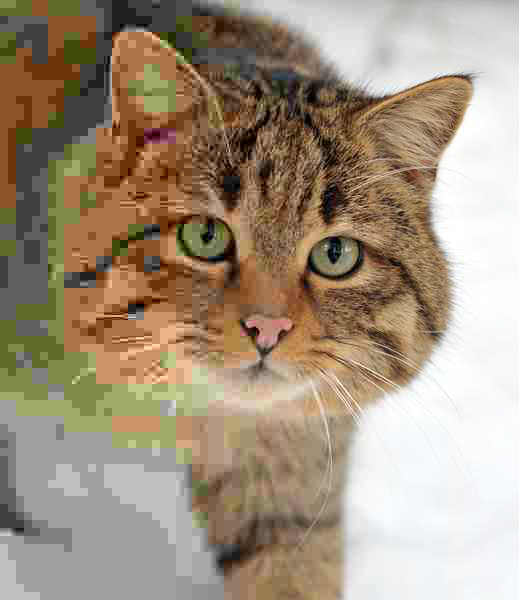
//> input picture Processamento de imagens/Imagens/catto.png, 519 x 600 px
$ ./270906   (built with g++ and OpenCV 4)
//> lines starting //> are read from the running program, lines starting //| are printed output that depends on the picture
#include <iostream>
#include <opencv2/opencv.hpp>

using namespace cv;

int main(int argc, char** argv)
{
    std::cout << "Hello, Nairon!" << std::endl;
    uchar pixel;
    int x;

    Mat imagem = imread("Imagens\\catto.png");
//> imagem is the input picture: 600 rows x 519 cols, CV_8UC3; mean B, G, R 126.4, 147.3, 163.4
    if (!imagem.data) {
        std::cout << "\aErro ao abrir a primeira imagem" << std::endl;
        return 1;
    }

    imshow("Imagem Original", imagem);

    Mat img_gray;
    img_gray = imread("Imagens\\catto.png", IMREAD_GRAYSCALE);
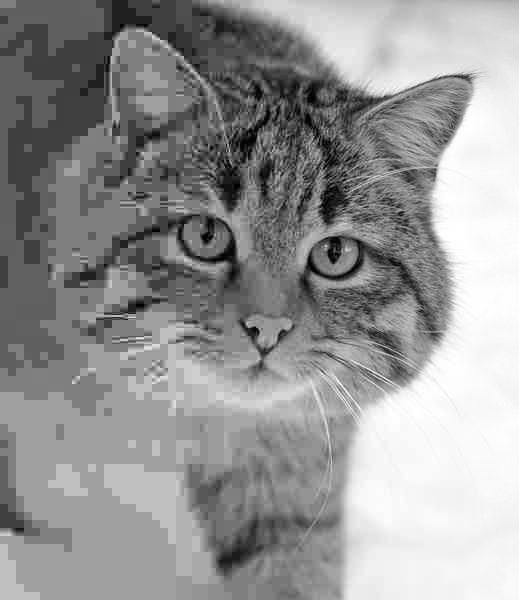
//> img_gray: 600 rows x 519 cols, CV_8UC1; min 0, max 255, mean 149.3
    imshow("Imagem em Cinza", img_gray);


    for (int i = 0; i < img_gray.rows; i++) {
        for (int j = 0; j < img_gray.cols/2; j++) {
            x = img_gray.at<uchar>(i, j);
            x = x - 255;
            if (x < 0) {
                x = x * -1;
            }
            img_gray.at<uchar>(i, j) = x;

            }
        }
//> this loop made 600 passes
//> x on passes 1 to 3: 52, 52, 52
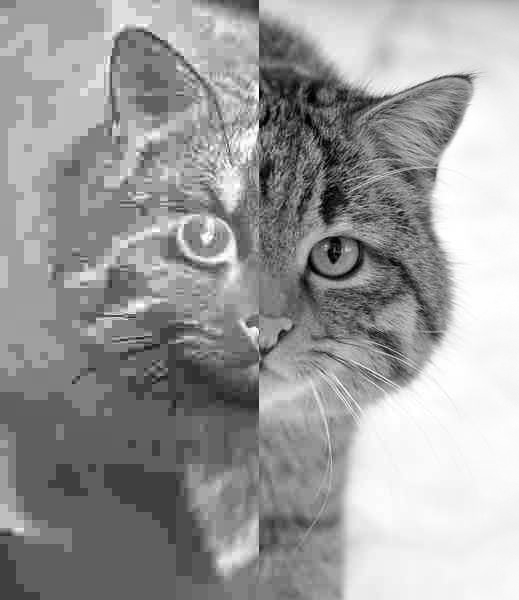
//> img_gray: 600 rows x 519 cols, CV_8UC1; min 0, max 255, mean 156.5
//> after the loop, x = 128

    imshow("Imagem Alterada", img_gray);

    waitKey(0);
    return 0;
}

$ run again, with Processamento de imagens/Imagens/shapes.png copied over Processamento de imagens/Imagens/catto.png
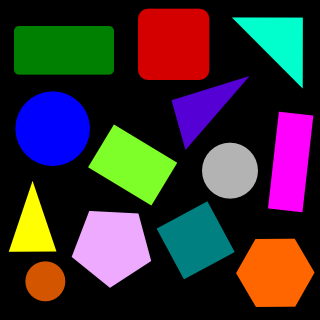
//> input picture Processamento de imagens/Imagens/shapes.png, 320 x 320 px
//> imagem is the input picture: 320 rows x 320 cols, CV_8UC3; mean B, G, R 49, 46.1, 55.8
//> `img_gray = imread("Imagens\\catto.png", IMREAD_GRAYSCALE);`:
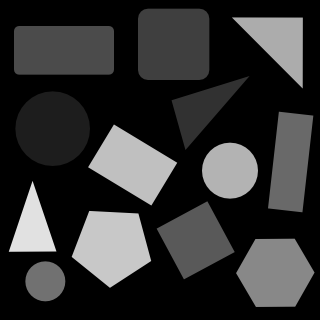
//> img_gray: 320 rows x 320 cols, CV_8UC1; min 0, max 225, mean 49.2
//> the loop `for (int i = 0; i < img_gray.rows; i++)` made 320 passes
//> x on passes 1 to 3: 255, 255, 255
//> after the loop `for (int i = 0; i < img_gray.rows; i++)`:
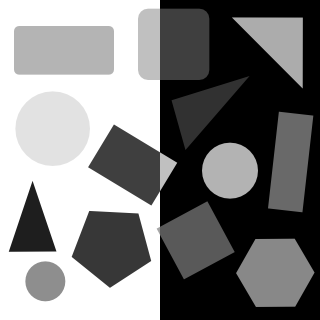
//> img_gray: 320 rows x 320 cols, CV_8UC1; min 0, max 255, mean 126.2
//> after the loop `for (int i = 0; i < img_gray.rows; i++)`: x = 255
